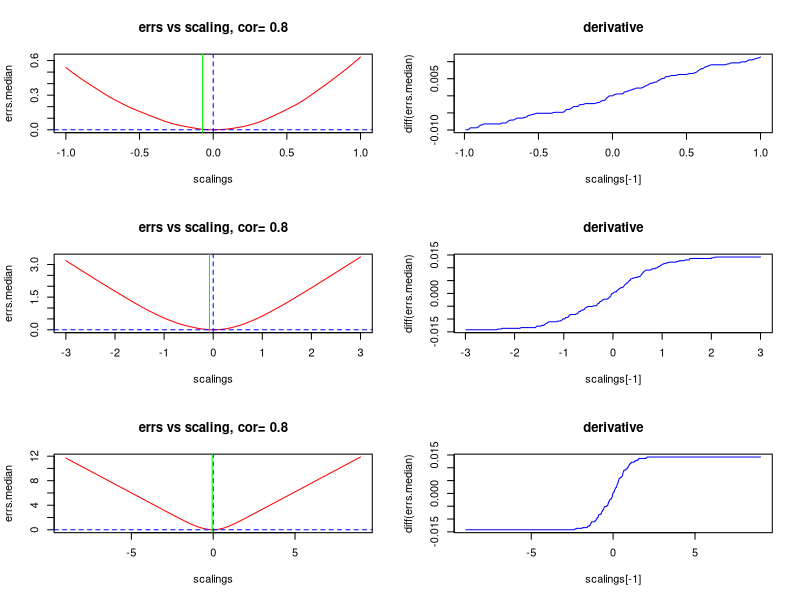
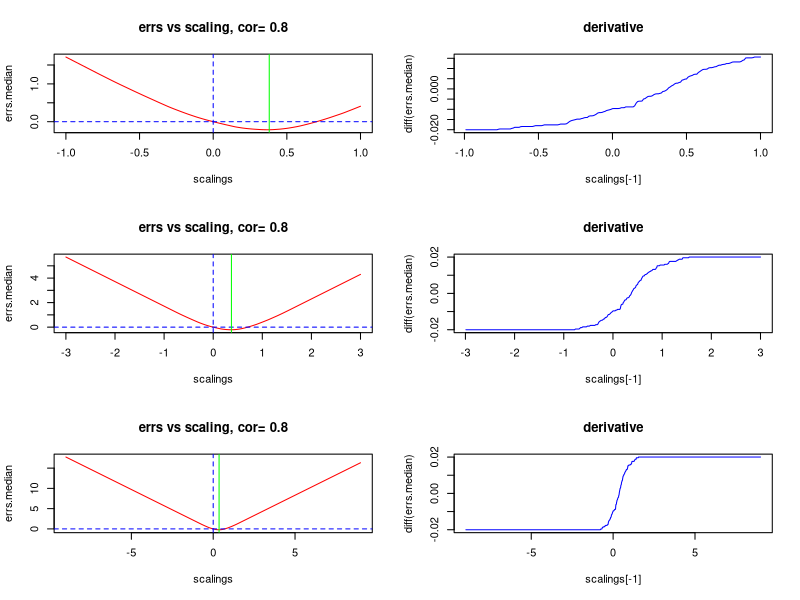
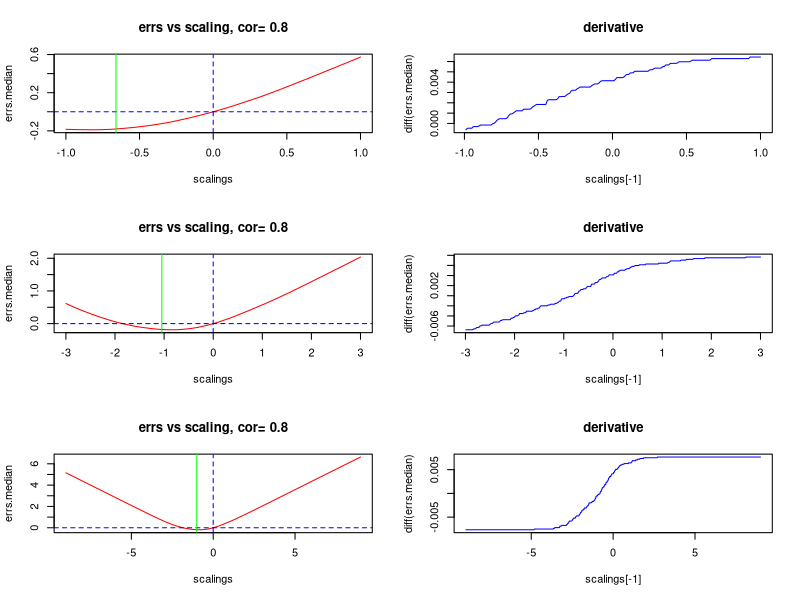
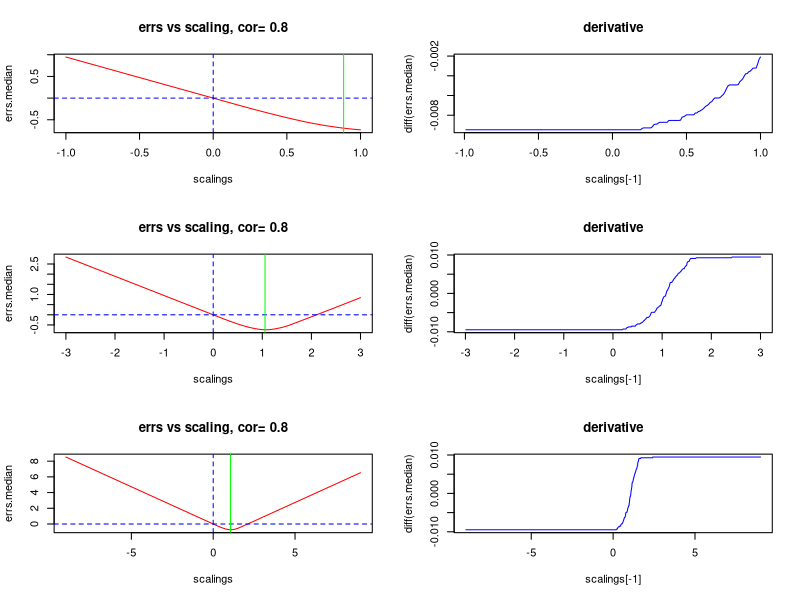
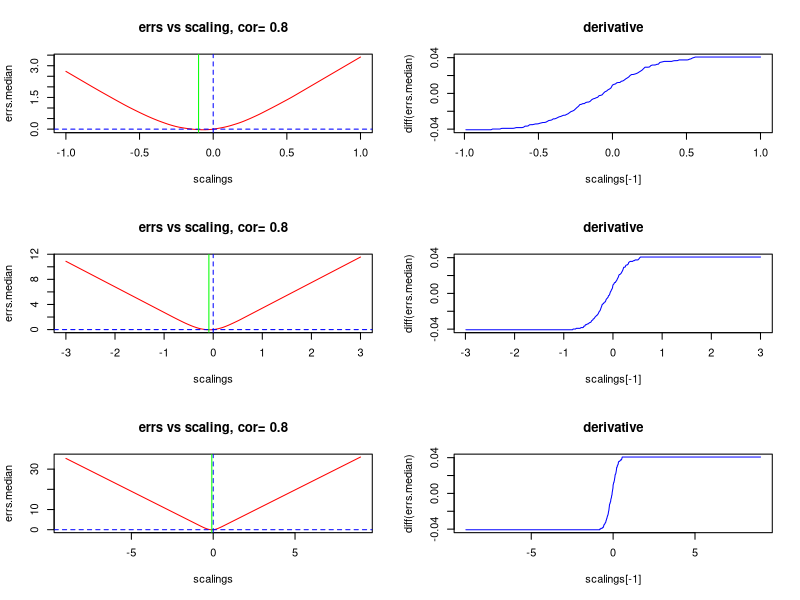
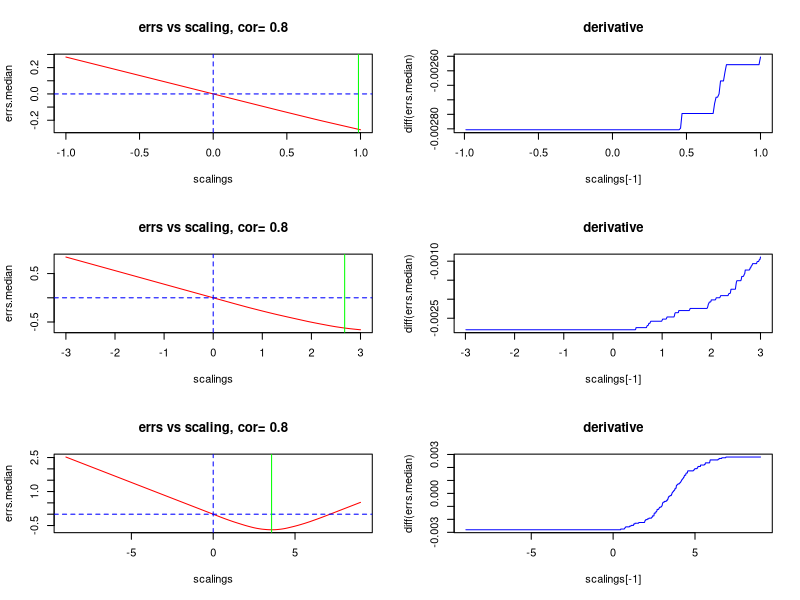
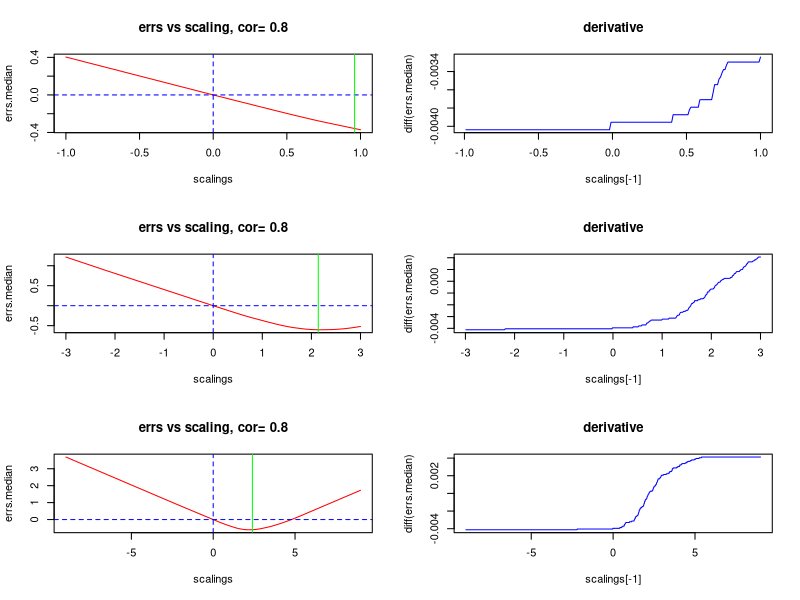
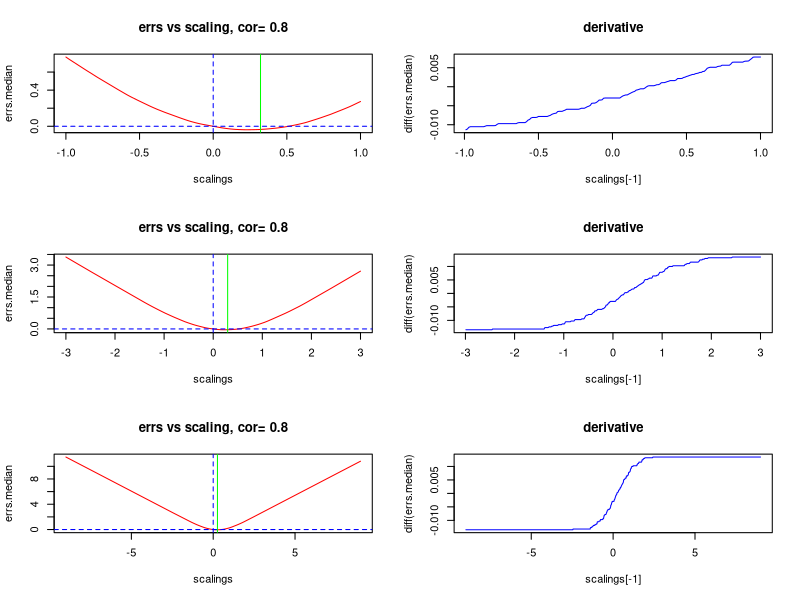

The R source for these figures, in order:

library(MASS)
pdf(file="scale-medianabs-examples.pdf")
par(mfrow=c(3,2))

GROUP.COR  <- 0.8   # HUGE impact on gains
DIMENSIONS <- 100


cor.rnorm <- function(n, cor.const) {

    cor.matrix <- rep(cor.const, n*n)
    dim(cor.matrix) <- c(n, n)
    diag(cor.matrix) <- 1
    zero.means <- rep(0, n)
    mvrnorm(n=1, mu=zero.means, Sigma=cor.matrix)

}

optimal.scale <- function(scalings, errs) {
    N <- length(scalings)
    scale.left  <- scalings[1]
    err.left    <- errs[1]
    scale.right <- scalings[N]
    err.right   <- errs[N]
    if(err.left > err.right) {
        xopt <- -(err.left - err.right)/2 * (scale.left / err.left)
    } else { 
        xopt <- -(err.right - err.left)/2 * (scale.right / err.right)
    }
    return(xopt)
}

plot.plots <- function(scalings, errs.median, tag) {

    plot(scalings,  errs.median, type="l", col="red", main=tag)
    abline(h=0, col="blue", lty=2)
    abline(v=0, col="blue", lty=2)
    xopt <- optimal.scale(scalings, errs.median)
    abline(v=xopt, col="green", lty=1)

    plot(scalings[-1], diff(errs.median), type="l", col="blue", main="derivative")
}

main <- function(group.cor) {

    for(loop in c(1:1000)) {
        cat("plot: ", loop, "\n")

        target <- cor.rnorm(DIMENSIONS, group.cor)
        guess  <- cor.rnorm(DIMENSIONS, group.cor)
        guess  <- guess * sign(median(guess)) 
        guess.median <- 0*guess + median(abs(guess))
        #guess.median <- 0*guess + mean(abs(guess))

        err.median <- function(scaling) {
            sum(abs(scaling*guess.median - target)) / sum(abs(0 - target)) - 1.0
        }

        N <- 100
        for(scaling in c(1,3,9)) {
            scalings <- c((-scaling*N):(scaling*N))/N
            errs.median <- sapply(scalings, err.median)
            plot.plots(scalings, errs.median, paste("errs vs scaling, cor=", group.cor) )
        }

    }

}

main(GROUP.COR)
